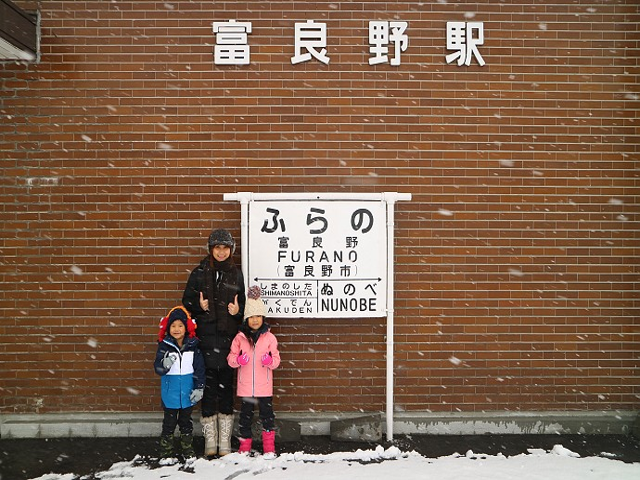
#> input picture testImg/1.tif, 640 x 480 px; its folder holds only this picture in this run
$ python testcvfilters.py
#> lines starting #> are read from the running program, lines starting #| are printed output that depends on the picture; after the words box and inside, x2 and y2 are one past the last pixel; in counts of white or black regions, pixels touching at a corner belong together
import cv2
import matplotlib.pyplot as plt
import numpy as np
import os
import sys
import time

from argparse import ArgumentParser

def parse_args():
    parser = ArgumentParser(description='Predict')
    parser.add_argument(
        '-dataroot', '--dataroot',
        type=str, default='./testImg',
        help='root of the image'
    )
    parser.add_argument(
        '-datatype', '--datatype',
        type=str, default=['jpg','tif','png'],
        help='type of the image'
    )
    parser.add_argument(
        '-predictpath', '--predictpath',
        type=str, default='./predictImg',
        help='root of the output'
    )
    return  parser.parse_args()

if __name__== '__main__':

    args = parse_args()

    selectNames = []

    data=[]
    print('Read img from:' , args.dataroot)
    fnames=os.listdir(args.dataroot)
    print('Len of the file:',len(fnames))

    if not os.path.exists(args.predictpath):
        os.mkdir(args.predictpath)

    for f in fnames:
        if f.split('.')[-1] in args.datatype:
            tmp=cv2.imread(args.dataroot+'/'+f)
#> tmp is the input picture: shape (480, 640, 3); mean B, G, R 78, 98.5, 127.3

            selectNames.append(f)
            if tmp.shape[1]<tmp.shape[0]:
                tmp=np.rot90(tmp)
            if tmp.shape[0]!=480 or tmp.shape[1]!=640:
                tmp=cv2.resize(tmp, (640, 480), interpolation=cv2.INTER_CUBIC)
            tmp=cv2.blur(tmp,(2,2))
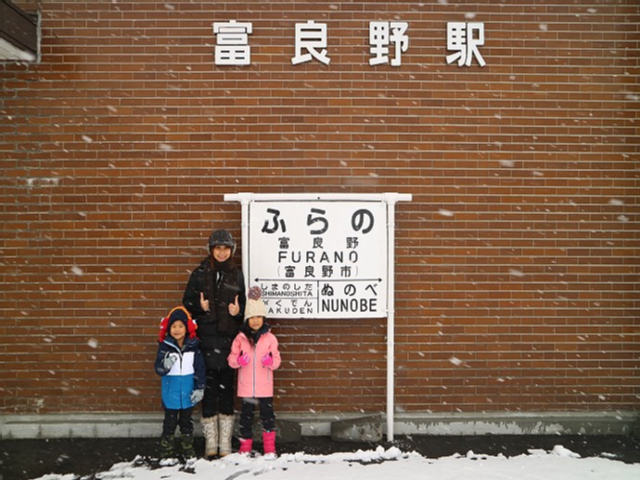
#> tmp: shape (480, 640, 3); mean B, G, R 78.3, 98.7, 127.6
            kernel = np.ones((5,5),np.uint8)

            tmp_gray = cv2.cvtColor(tmp, cv2.COLOR_BGR2GRAY)
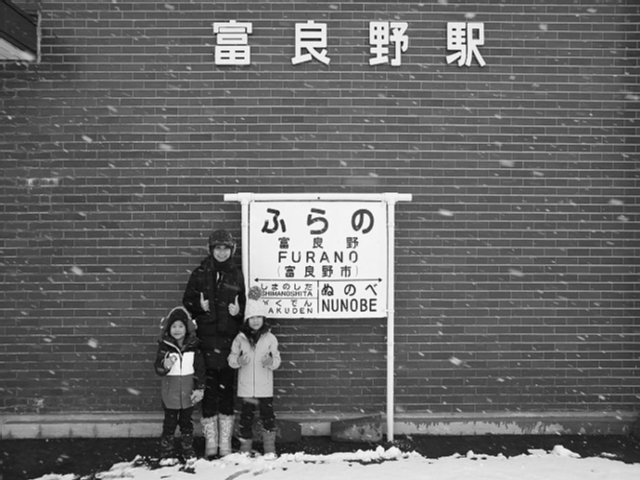
#> tmp_gray: shape (480, 640); min 5, max 255, mean 105
            th, tmp_bin = cv2.threshold(tmp_gray, 127, 255, cv2.THRESH_OTSU)
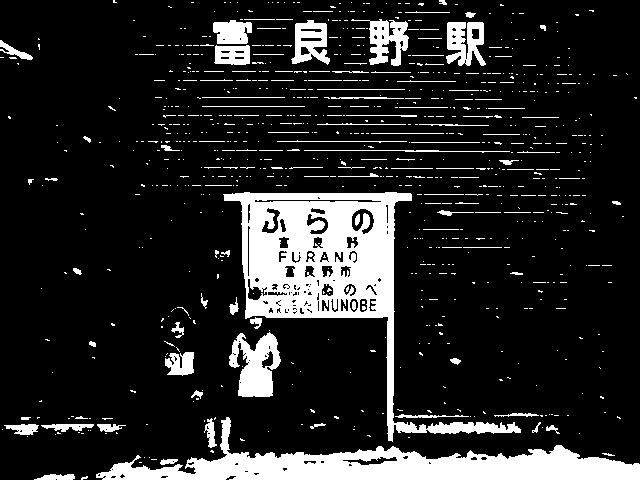
#> tmp_bin: shape (480, 640); 15.2% white; 834 white regions (725 under 20 px), largest, box (x1, y1, x2, y2) and area: (223, 192, 521, 442) 18193, (96, 417, 640, 480) 12488, (229, 332, 281, 397) 2050
#> th = 146

            cv2.imwrite(args.predictpath+'/'+os.path.splitext(f)[0]+'bin.jpg', tmp_bin)
            tmp_canny=cv2.Canny(tmp_bin,100,200)
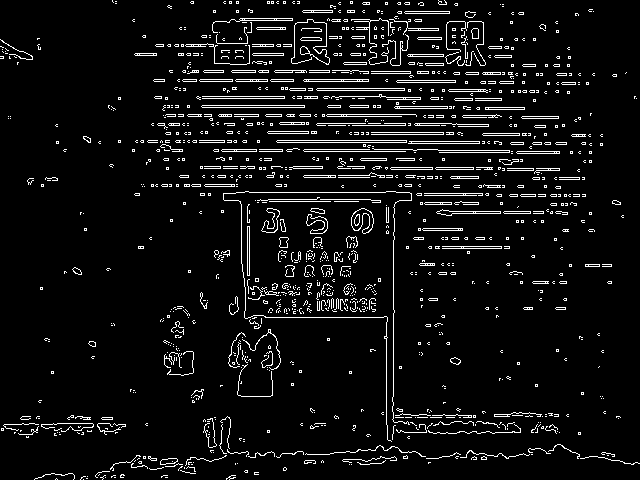
#> tmp_canny: shape (480, 640); 6.4% white in thin lines or dots
            tmp_canny = cv2.cvtColor(tmp_canny, cv2.COLOR_GRAY2RGB)
#> tmp_canny: shape (480, 640, 3); 6.4% white in thin lines or dots
            tmp_res = cv2.add(tmp,tmp_canny)
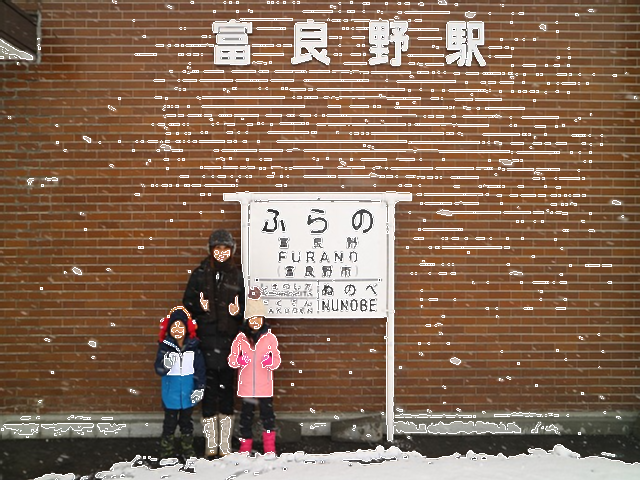
#> tmp_res: shape (480, 640, 3); mean B, G, R 87.6, 106.9, 134.2
            cv2.imwrite(args.predictpath+'/'+os.path.splitext(f)[0]+'.jpg', tmp_res)

$ run again, on testImg/5.jpg
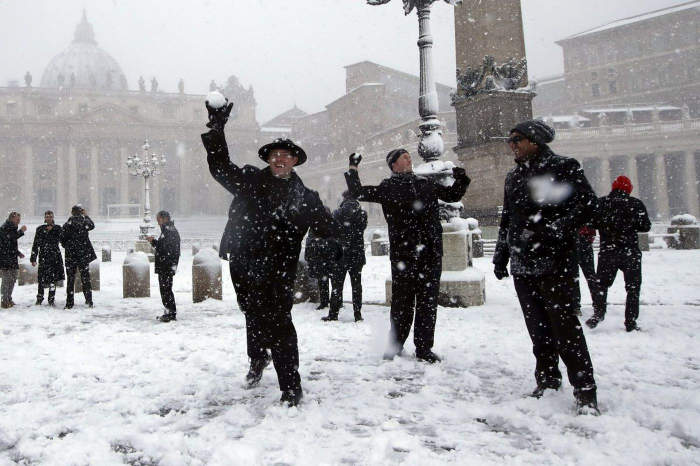
#> input picture testImg/5.jpg, 1400 x 932 px (shown at 1/2 size)
#> tmp is the input picture: shape (932, 1400, 3); mean B, G, R 163.3, 160.8, 160.6
#> `th, tmp_bin = cv2.threshold(tmp_gray, 127, 255, cv2.THRESH_OTSU)`:
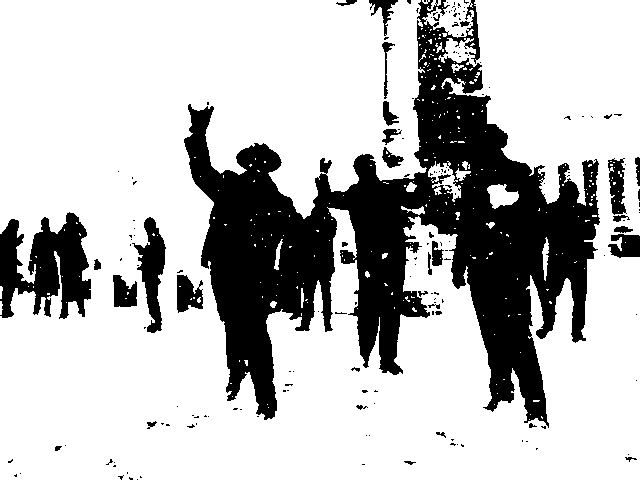
#> tmp_bin: shape (480, 640); 74.3% white; 178 black regions (143 under 20 px), largest, box (x1, y1, x2, y2) and area: (184, 0, 600, 428) 65978, (0, 212, 91, 319) 5924, (132, 217, 166, 333) 1787
#> th = 123
#> `tmp_res = cv2.add(tmp,tmp_canny)`:
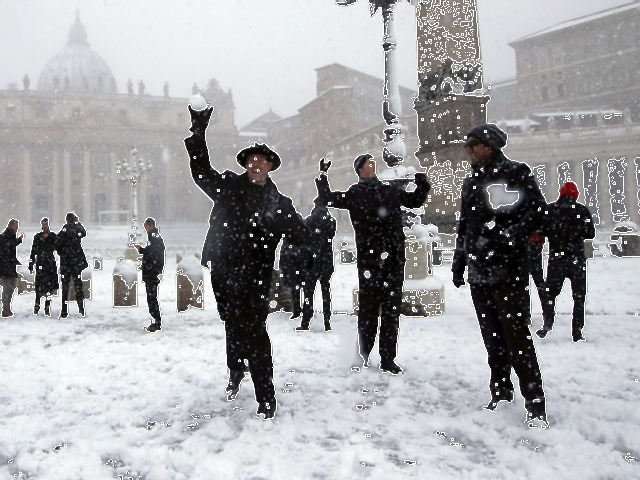
#> tmp_res: shape (480, 640, 3); mean B, G, R 168.2, 165.7, 165.5

$ run again, on testImg/7.jpg
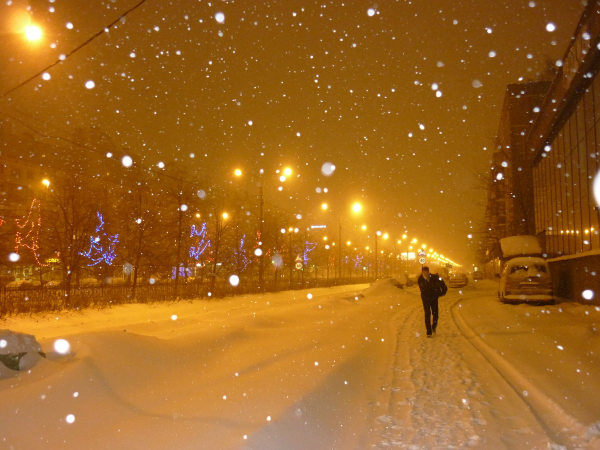
#> input picture testImg/7.jpg, 1200 x 900 px (shown at 1/2 size)
#> tmp is the input picture: shape (900, 1200, 3); mean B, G, R 30.9, 101.2, 158.7
#> `th, tmp_bin = cv2.threshold(tmp_gray, 127, 255, cv2.THRESH_OTSU)`:
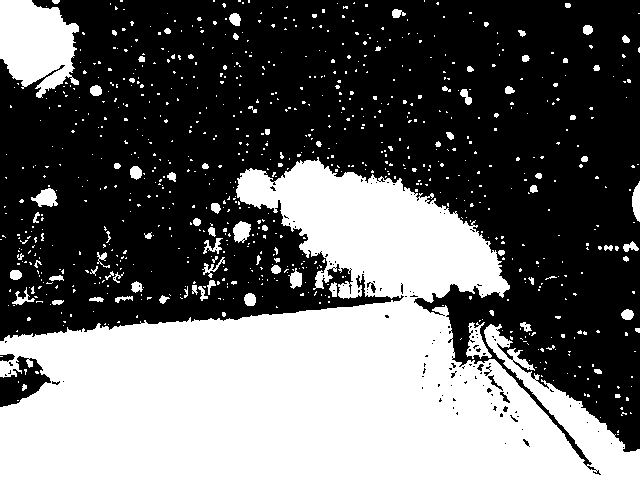
#> tmp_bin: shape (480, 640); 40.3% white; 844 white regions (755 under 20 px), largest, box (x1, y1, x2, y2) and area: (0, 157, 640, 480) 109296, (0, 0, 79, 98) 5513, (466, 322, 492, 359) 451
#> th = 116
#> `tmp_res = cv2.add(tmp,tmp_canny)`:
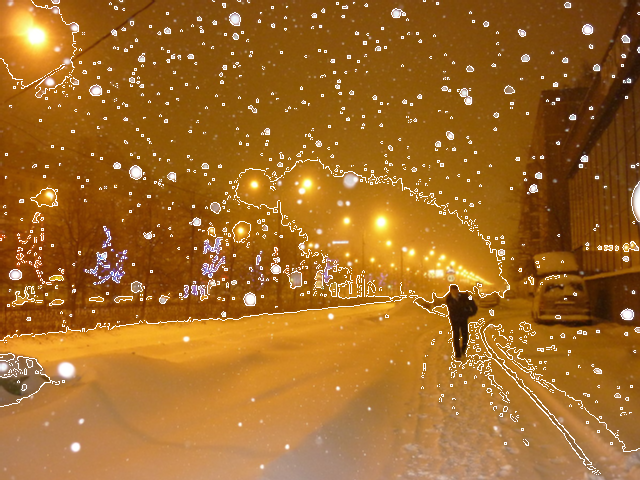
#> tmp_res: shape (480, 640, 3); mean B, G, R 38.7, 106.8, 162.3

$ run again, on testImg/2.tif
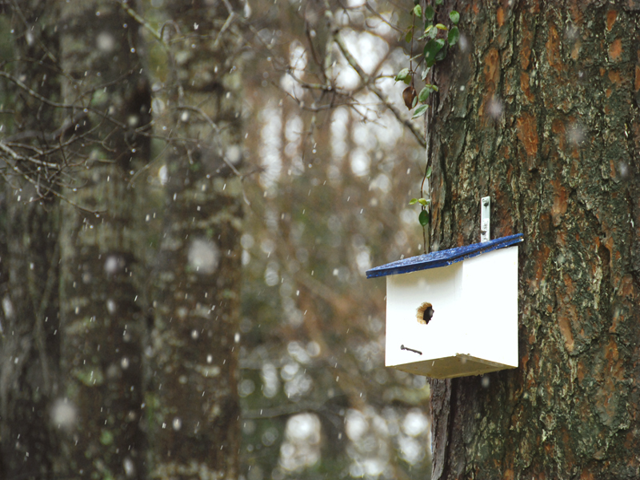
#> input picture testImg/2.tif, 640 x 480 px
#> tmp is the input picture: shape (480, 640, 3); mean B, G, R 78.4, 94.4, 98.3
#> `th, tmp_bin = cv2.threshold(tmp_gray, 127, 255, cv2.THRESH_OTSU)`:
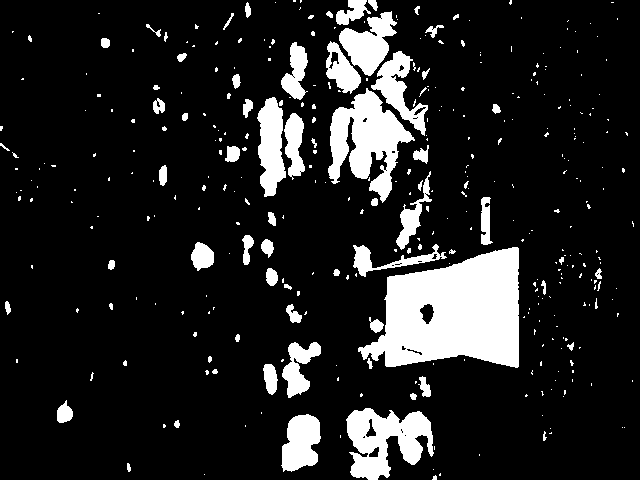
#> tmp_bin: shape (480, 640); 13.6% white; 371 white regions (298 under 20 px), largest, box (x1, y1, x2, y2) and area: (358, 247, 519, 368) 13276, (328, 88, 415, 203) 4803, (346, 408, 434, 480) 3776
#> th = 135
#> `tmp_res = cv2.add(tmp,tmp_canny)`:
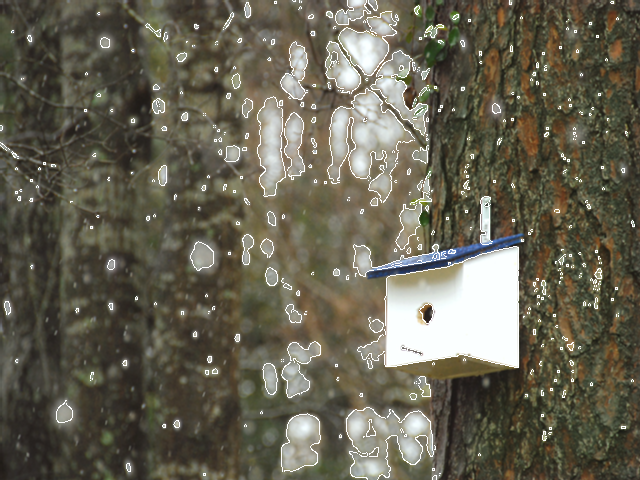
#> tmp_res: shape (480, 640, 3); mean B, G, R 82.5, 98.1, 101.9
